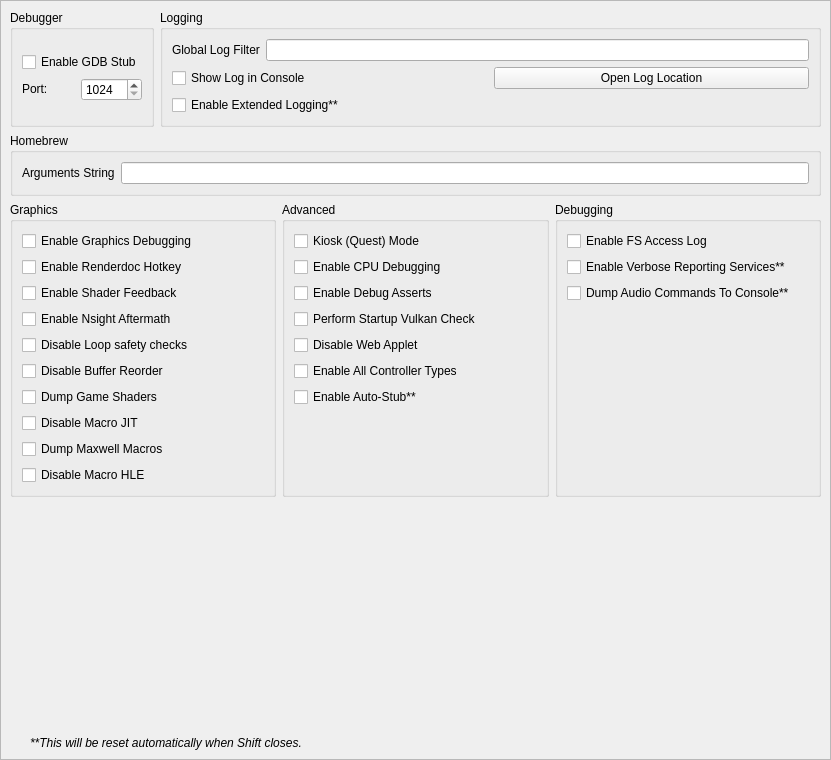
<?xml version="1.0" encoding="UTF-8"?>
<ui version="4.0">
 <class>ConfigureDebug</class>
 <widget class="QScrollArea" name="ConfigureDebug">
  <property name="geometry">
   <rect>
    <x>0</x>
    <y>0</y>
    <width>831</width>
    <height>760</height>
   </rect>
  </property>
  <property name="widgetResizable">
   <bool>true</bool>
  </property>
  <widget class="QWidget" name="widget">
   <property name="geometry">
    <rect>
     <x>0</x>
     <y>0</y>
     <width>842</width>
     <height>741</height>
    </rect>
   </property>
   <layout class="QVBoxLayout" name="verticalLayout_1">
    <item>
     <layout class="QHBoxLayout" name="horizontalLayout">
      <property name="topMargin">
       <number>0</number>
      </property>
      <item>
       <widget class="QGroupBox" name="groupBox">
        <property name="sizePolicy">
         <sizepolicy hsizetype="Preferred" vsizetype="Preferred">
          <horstretch>0</horstretch>
          <verstretch>0</verstretch>
         </sizepolicy>
        </property>
        <property name="title">
         <string>Debugger</string>
        </property>
        <property name="alignment">
         <set>Qt::AlignLeading|Qt::AlignLeft|Qt::AlignTop</set>
        </property>
        <property name="flat">
         <bool>false</bool>
        </property>
        <property name="checkable">
         <bool>false</bool>
        </property>
        <layout class="QVBoxLayout" name="verticalLayout_3">
         <item>
          <widget class="QWidget" name="debug_widget" native="true">
           <property name="sizePolicy">
            <sizepolicy hsizetype="Preferred" vsizetype="Maximum">
             <horstretch>0</horstretch>
             <verstretch>0</verstretch>
            </sizepolicy>
           </property>
           <layout class="QVBoxLayout" name="verticalLayout">
            <property name="sizeConstraint">
             <enum>QLayout::SetDefaultConstraint</enum>
            </property>
            <property name="leftMargin">
             <number>0</number>
            </property>
            <property name="topMargin">
             <number>0</number>
            </property>
            <property name="rightMargin">
             <number>0</number>
            </property>
            <property name="bottomMargin">
             <number>0</number>
            </property>
            <item>
             <widget class="QCheckBox" name="toggle_gdbstub">
              <property name="sizePolicy">
               <sizepolicy hsizetype="Maximum" vsizetype="Maximum">
                <horstretch>0</horstretch>
                <verstretch>0</verstretch>
               </sizepolicy>
              </property>
              <property name="text">
               <string>Enable GDB Stub</string>
              </property>
             </widget>
            </item>
            <item>
             <widget class="QWidget" name="horizontalWidget_3" native="true">
              <property name="sizePolicy">
               <sizepolicy hsizetype="Preferred" vsizetype="Maximum">
                <horstretch>0</horstretch>
                <verstretch>0</verstretch>
               </sizepolicy>
              </property>
              <layout class="QHBoxLayout" name="horizontalLayout_3">
               <property name="leftMargin">
                <number>0</number>
               </property>
               <property name="topMargin">
                <number>0</number>
               </property>
               <property name="rightMargin">
                <number>0</number>
               </property>
               <property name="bottomMargin">
                <number>0</number>
               </property>
               <item>
                <widget class="QLabel" name="label_11">
                 <property name="sizePolicy">
                  <sizepolicy hsizetype="Minimum" vsizetype="Maximum">
                   <horstretch>0</horstretch>
                   <verstretch>0</verstretch>
                  </sizepolicy>
                 </property>
                 <property name="text">
                  <string>Port:</string>
                 </property>
                </widget>
               </item>
               <item>
                <widget class="QSpinBox" name="gdbport_spinbox">
                 <property name="sizePolicy">
                  <sizepolicy hsizetype="Preferred" vsizetype="Maximum">
                   <horstretch>0</horstretch>
                   <verstretch>0</verstretch>
                  </sizepolicy>
                 </property>
                 <property name="minimum">
                  <number>1024</number>
                 </property>
                 <property name="maximum">
                  <number>65535</number>
                 </property>
                </widget>
               </item>
              </layout>
             </widget>
            </item>
           </layout>
          </widget>
         </item>
        </layout>
       </widget>
      </item>
      <item>
       <widget class="QGroupBox" name="groupBox_2">
        <property name="sizePolicy">
         <sizepolicy hsizetype="Expanding" vsizetype="Preferred">
          <horstretch>0</horstretch>
          <verstretch>0</verstretch>
         </sizepolicy>
        </property>
        <property name="title">
         <string>Logging</string>
        </property>
        <layout class="QGridLayout" name="gridLayout_1">
         <item row="1" column="1">
          <widget class="QPushButton" name="open_log_button">
           <property name="text">
            <string>Open Log Location</string>
           </property>
          </widget>
         </item>
         <item row="0" column="0" colspan="2">
          <widget class="QWidget" name="logging_widget" native="true">
           <property name="sizePolicy">
            <sizepolicy hsizetype="Preferred" vsizetype="Maximum">
             <horstretch>0</horstretch>
             <verstretch>0</verstretch>
            </sizepolicy>
           </property>
           <layout class="QHBoxLayout" name="horizontalLayout_1">
            <property name="leftMargin">
             <number>0</number>
            </property>
            <property name="topMargin">
             <number>0</number>
            </property>
            <property name="rightMargin">
             <number>0</number>
            </property>
            <property name="bottomMargin">
             <number>0</number>
            </property>
            <item>
             <widget class="QLabel" name="label_1">
              <property name="sizePolicy">
               <sizepolicy hsizetype="Preferred" vsizetype="Preferred">
                <horstretch>0</horstretch>
                <verstretch>0</verstretch>
               </sizepolicy>
              </property>
              <property name="text">
               <string>Global Log Filter</string>
              </property>
             </widget>
            </item>
            <item>
             <widget class="QLineEdit" name="log_filter_edit"/>
            </item>
           </layout>
          </widget>
         </item>
         <item row="2" column="0">
          <widget class="QCheckBox" name="extended_logging">
           <property name="enabled">
            <bool>true</bool>
           </property>
           <property name="toolTip">
            <string>When checked, the max size of the log increases from 100 MB to 1 GB</string>
           </property>
           <property name="text">
            <string>Enable Extended Logging**</string>
           </property>
          </widget>
         </item>
         <item row="1" column="0">
          <widget class="QCheckBox" name="toggle_console">
           <property name="text">
            <string>Show Log in Console</string>
           </property>
          </widget>
         </item>
        </layout>
       </widget>
      </item>
     </layout>
    </item>
    <item>
     <widget class="QGroupBox" name="groupBox_3">
      <property name="title">
       <string>Homebrew</string>
      </property>
      <layout class="QVBoxLayout" name="verticalLayout_5">
       <item>
        <layout class="QHBoxLayout" name="horizontalLayout_4">
         <item>
          <widget class="QLabel" name="label_3">
           <property name="text">
            <string>Arguments String</string>
           </property>
          </widget>
         </item>
         <item>
          <widget class="QLineEdit" name="homebrew_args_edit"/>
         </item>
        </layout>
       </item>
      </layout>
     </widget>
    </item>
    <item>
     <layout class="QHBoxLayout" name="horizontalLayout_2">
      <item>
       <widget class="QGroupBox" name="groupBox_4">
        <property name="title">
         <string>Graphics</string>
        </property>
        <layout class="QGridLayout" name="gridLayout_2">
         <item row="4" column="0">
          <widget class="QCheckBox" name="disable_loop_safety_checks">
           <property name="toolTip">
            <string>When checked, it executes shaders without loop logic changes</string>
           </property>
           <property name="text">
            <string>Disable Loop safety checks</string>
           </property>
          </widget>
         </item>
         <item row="8" column="0">
          <widget class="QCheckBox" name="dump_macros">
           <property name="enabled">
            <bool>true</bool>
           </property>
           <property name="toolTip">
            <string>When checked, it will dump all the macro programs of the GPU</string>
           </property>
           <property name="text">
            <string>Dump Maxwell Macros</string>
           </property>
          </widget>
         </item>
         <item row="3" column="0">
          <widget class="QCheckBox" name="enable_nsight_aftermath">
           <property name="toolTip">
            <string>When checked, it enables Nsight Aftermath crash dumps</string>
           </property>
           <property name="text">
            <string>Enable Nsight Aftermath</string>
           </property>
          </widget>
         </item>
         <item row="6" column="0">
          <widget class="QCheckBox" name="dump_shaders">
           <property name="enabled">
            <bool>true</bool>
           </property>
           <property name="toolTip">
            <string>When checked, it will dump all the original assembler shaders from the disk shader cache or game as found</string>
           </property>
           <property name="text">
            <string>Dump Game Shaders</string>
           </property>
          </widget>
         </item>
         <item row="1" column="0">
          <widget class="QCheckBox" name="enable_renderdoc_hotkey">
           <property name="text">
            <string>Enable Renderdoc Hotkey</string>
           </property>
          </widget>
         </item>
         <item row="7" column="0">
          <widget class="QCheckBox" name="disable_macro_jit">
           <property name="enabled">
            <bool>true</bool>
           </property>
           <property name="toolTip">
            <string>When checked, it disables the macro Just In Time compiler. Enabling this makes games run slower</string>
           </property>
           <property name="text">
            <string>Disable Macro JIT</string>
           </property>
          </widget>
         </item>
         <item row="9" column="0">
          <widget class="QCheckBox" name="disable_macro_hle">
           <property name="enabled">
            <bool>true</bool>
           </property>
           <property name="toolTip">
            <string>When checked, it disables the macro HLE functions. Enabling this makes games run slower</string>
           </property>
           <property name="text">
            <string>Disable Macro HLE</string>
           </property>
          </widget>
         </item>
         <item row="0" column="0">
          <widget class="QCheckBox" name="enable_graphics_debugging">
           <property name="enabled">
            <bool>true</bool>
           </property>
           <property name="toolTip">
            <string>When checked, the graphics API enters a slower debugging mode</string>
           </property>
           <property name="text">
            <string>Enable Graphics Debugging</string>
           </property>
          </widget>
         </item>
         <item row="10" column="0">
          <spacer name="verticalSpacer_5">
           <property name="orientation">
            <enum>Qt::Vertical</enum>
           </property>
           <property name="sizeType">
            <enum>QSizePolicy::Preferred</enum>
           </property>
           <property name="sizeHint" stdset="0">
            <size>
             <width>20</width>
             <height>0</height>
            </size>
           </property>
          </spacer>
         </item>
         <item row="2" column="0">
          <widget class="QCheckBox" name="enable_shader_feedback">
           <property name="toolTip">
            <string>When checked, shift will log statistics about the compiled pipeline cache</string>
           </property>
           <property name="text">
            <string>Enable Shader Feedback</string>
           </property>
          </widget>
         </item>
         <item row="5" column="0">
          <widget class="QCheckBox" name="disable_buffer_reorder">
           <property name="toolTip">
            <string>&lt;html&gt;&lt;head/&gt;&lt;body&gt;&lt;p&gt;When checked, disables reordering of mapped memory uploads which allows to associate uploads with specific draws. May reduce performance in some cases.&lt;/p&gt;&lt;/body&gt;&lt;/html&gt;</string>
           </property>
           <property name="text">
            <string>Disable Buffer Reorder</string>
           </property>
          </widget>
         </item>
        </layout>
       </widget>
      </item>
      <item>
       <widget class="QGroupBox" name="groupBox_6">
        <property name="title">
         <string>Advanced</string>
        </property>
        <layout class="QGridLayout" name="gridLayout_4">
         <item row="3" column="0">
          <widget class="QCheckBox" name="perform_vulkan_check">
           <property name="toolTip">
            <string>Enables shift to check for a working Vulkan environment when the program starts up. Disable this if this is causing issues with external programs seeing shift.</string>
           </property>
           <property name="text">
            <string>Perform Startup Vulkan Check</string>
           </property>
          </widget>
         </item>
         <item row="4" column="0">
          <widget class="QCheckBox" name="disable_web_applet">
           <property name="text">
            <string>Disable Web Applet</string>
           </property>
          </widget>
         </item>
         <item row="5" column="0">
          <widget class="QCheckBox" name="enable_all_controllers">
           <property name="text">
            <string>Enable All Controller Types</string>
           </property>
          </widget>
         </item>
         <item row="6" column="0">
          <widget class="QCheckBox" name="use_auto_stub">
           <property name="text">
            <string>Enable Auto-Stub**</string>
           </property>
          </widget>
         </item>
         <item row="0" column="0">
          <widget class="QCheckBox" name="quest_flag">
           <property name="text">
            <string>Kiosk (Quest) Mode</string>
           </property>
          </widget>
         </item>
         <item row="1" column="0">
          <widget class="QCheckBox" name="enable_cpu_debugging">
           <property name="text">
            <string>Enable CPU Debugging</string>
           </property>
          </widget>
         </item>
         <item row="2" column="0">
          <widget class="QCheckBox" name="use_debug_asserts">
           <property name="text">
            <string>Enable Debug Asserts</string>
           </property>
          </widget>
         </item>
         <item row="7" column="0">
          <spacer name="verticalSpacer_4">
           <property name="orientation">
            <enum>Qt::Vertical</enum>
           </property>
           <property name="sizeType">
            <enum>QSizePolicy::Expanding</enum>
           </property>
           <property name="sizeHint" stdset="0">
            <size>
             <width>20</width>
             <height>0</height>
            </size>
           </property>
          </spacer>
         </item>
        </layout>
       </widget>
      </item>
      <item>
       <widget class="QGroupBox" name="groupBox_5">
        <property name="title">
         <string>Debugging</string>
        </property>
        <layout class="QGridLayout" name="gridLayout_3">
         <item row="0" column="0">
          <widget class="QCheckBox" name="fs_access_log">
           <property name="text">
            <string>Enable FS Access Log</string>
           </property>
          </widget>
         </item>
         <item row="3" column="0">
          <widget class="QCheckBox" name="dump_audio_commands">
           <property name="toolTip">
            <string>Enable this to output the latest generated audio command list to the console. Only affects games using the audio renderer.</string>
           </property>
           <property name="text">
            <string>Dump Audio Commands To Console**</string>
           </property>
          </widget>
         </item>
         <item row="2" column="0">
          <widget class="QCheckBox" name="reporting_services">
           <property name="text">
            <string>Enable Verbose Reporting Services**</string>
           </property>
          </widget>
         </item>
         <item row="5" column="0">
          <spacer name="verticalSpacer_3">
           <property name="orientation">
            <enum>Qt::Vertical</enum>
           </property>
           <property name="sizeType">
            <enum>QSizePolicy::Expanding</enum>
           </property>
           <property name="sizeHint" stdset="0">
            <size>
             <width>20</width>
             <height>0</height>
            </size>
           </property>
          </spacer>
         </item>
        </layout>
       </widget>
      </item>
     </layout>
    </item>
    <item>
     <spacer name="verticalSpacer">
      <property name="orientation">
       <enum>Qt::Vertical</enum>
      </property>
      <property name="sizeHint" stdset="0">
       <size>
        <width>20</width>
        <height>0</height>
       </size>
      </property>
     </spacer>
    </item>
    <item>
     <widget class="QLabel" name="label_5">
      <property name="sizePolicy">
       <sizepolicy hsizetype="Expanding" vsizetype="Preferred">
        <horstretch>0</horstretch>
        <verstretch>0</verstretch>
       </sizepolicy>
      </property>
      <property name="font">
       <font>
        <italic>true</italic>
       </font>
      </property>
      <property name="text">
       <string>**This will be reset automatically when Shift closes.</string>
      </property>
      <property name="indent">
       <number>20</number>
      </property>
     </widget>
    </item>
   </layout>
  </widget>
 </widget>
 <tabstops>
  <tabstop>log_filter_edit</tabstop>
  <tabstop>toggle_console</tabstop>
  <tabstop>extended_logging</tabstop>
  <tabstop>open_log_button</tabstop>
  <tabstop>homebrew_args_edit</tabstop>
  <tabstop>enable_graphics_debugging</tabstop>
  <tabstop>enable_shader_feedback</tabstop>
  <tabstop>enable_nsight_aftermath</tabstop>
  <tabstop>fs_access_log</tabstop>
  <tabstop>reporting_services</tabstop>
  <tabstop>quest_flag</tabstop>
  <tabstop>enable_cpu_debugging</tabstop>
  <tabstop>use_debug_asserts</tabstop>
 </tabstops>
 <resources/>
 <connections/>
</ui>
